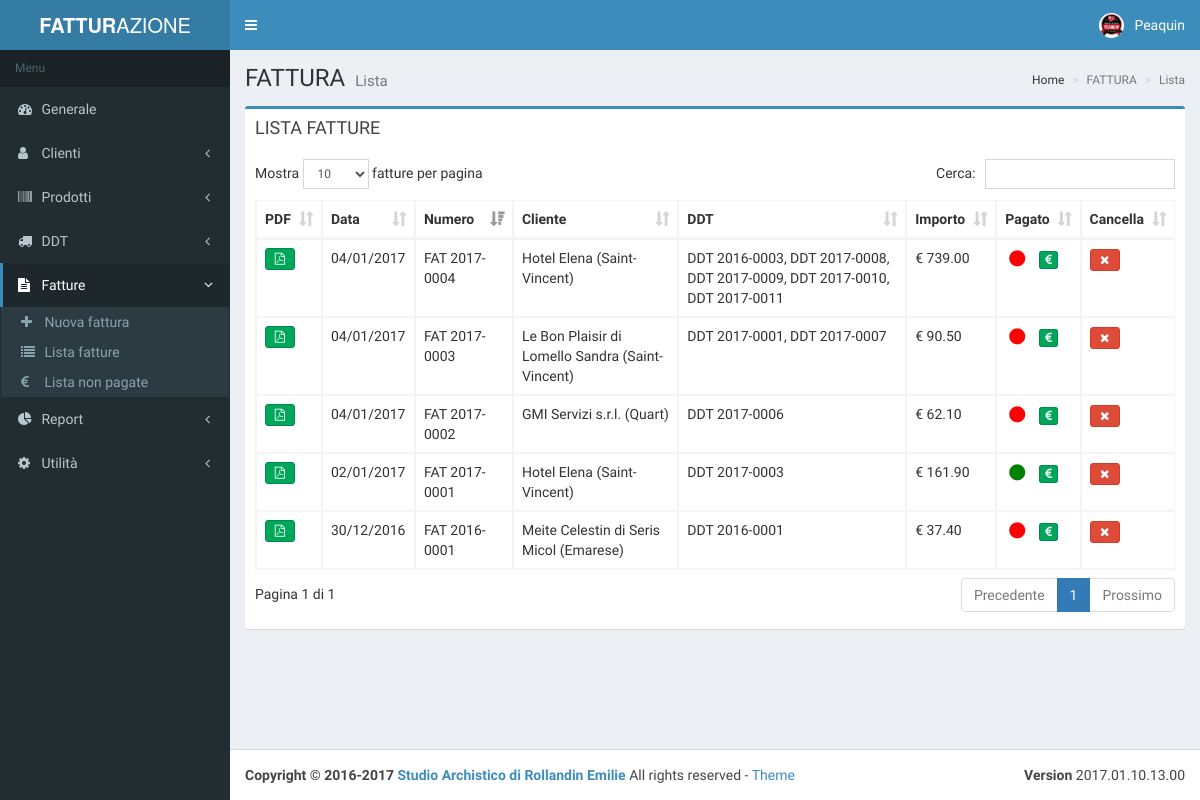
/fatturalista.php, run on an earlier commit of the app's database.
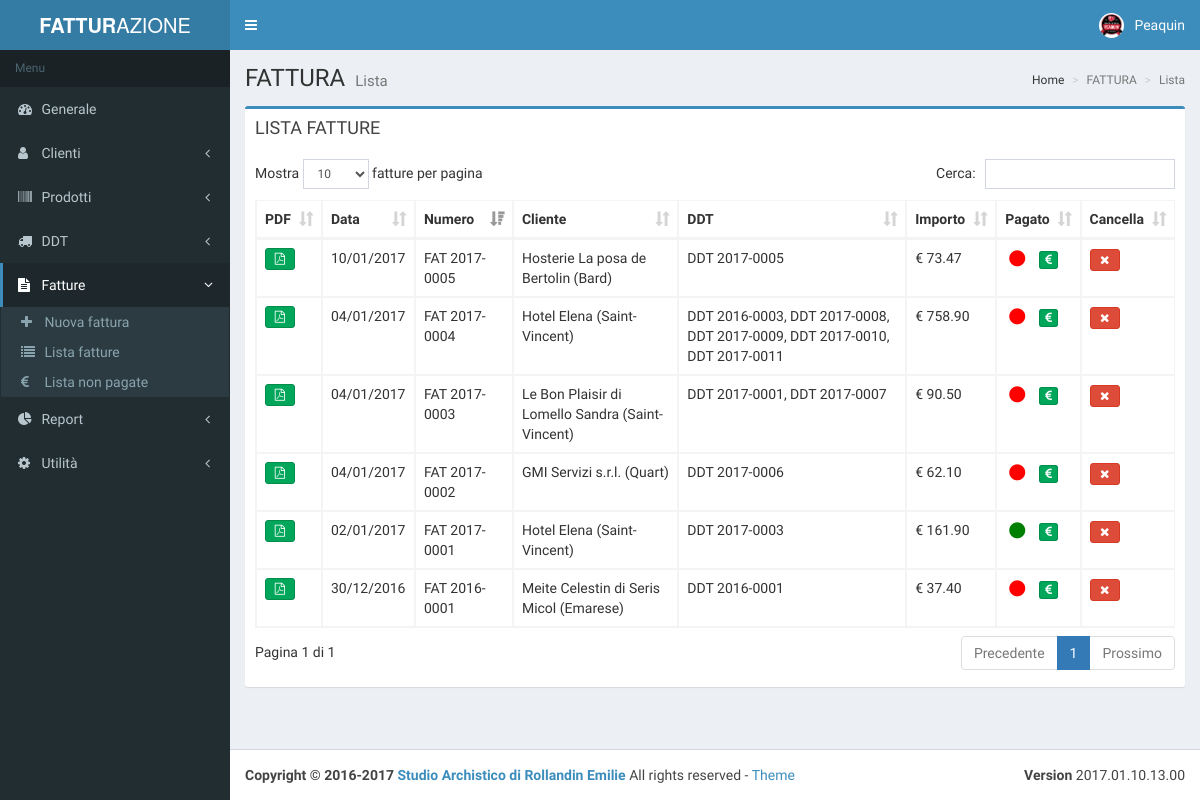
And on a later commit of the database.
### tables this page shows
CREATE TABLE `fattura` (
  `fat_id` int(11) NOT NULL,
  `fat_numero` int(11) NOT NULL,
  `fat_anno` int(11) NOT NULL,
  `fat_data` date NOT NULL,
  `fat_fkcliente` int(11) NOT NULL,
  `fat_pagata` tinyint(1) NOT NULL DEFAULT '0',
  `fat_annullata` tinyint(1) NOT NULL DEFAULT '0'
);

CREATE TABLE `cliente` (
  `cli_id` int(11) NOT NULL,
  `cli_denominazione` varchar(255) NOT NULL,
  `cli_indirizzo` varchar(255) NOT NULL,
  `cli_cap` varchar(50) NOT NULL,
  `cli_comune` varchar(255) NOT NULL,
  `cli_telefono` varchar(100) DEFAULT NULL,
  `cli_fax` varchar(100) DEFAULT NULL,
  `cli_email` varchar(255) DEFAULT NULL,
  `cli_piva` varchar(255) NOT NULL,
  `cli_vecchio` tinyint(1) NOT NULL DEFAULT '0'
);

CREATE TABLE `ddt` (
  `ddt_id` int(11) NOT NULL,
  `ddt_numero` int(11) NOT NULL,
  `ddt_anno` int(11) NOT NULL,
  `ddt_data` date NOT NULL,
  `ddt_fkcliente` int(11) NOT NULL,
  `ddt_destinazione` varchar(255) DEFAULT NULL,
  `ddt_causale` varchar(50) NOT NULL,
  `ddt_trasporto` varchar(50) NOT NULL,
  `ddt_aspetto` varchar(50) NOT NULL,
  `ddt_colli` varchar(50) NOT NULL,
  `ddt_ritiro` date DEFAULT NULL,
  `ddt_scontrino` varchar(50) NOT NULL,
  `ddt_importo` decimal(10,2) NOT NULL,
  `ddt_fatturazioneelettronica` tinyint(1) NOT NULL DEFAULT '0',
  `ddt_pagato` tinyint(1) NOT NULL DEFAULT '0',
  `ddt_fkfattura` int(11) DEFAULT NULL,
  `ddt_annullato` tinyint(1) NOT NULL DEFAULT '0'
);

### php/fattura.php (the view, shortened to what this page needs)
<?php
function FATTabella() {
    try {
        include 'config.php';
        $db = new PDO("mysql:host=" . $dbhost . ";dbname=" . $dbname, $dbuser, $dbpswd);
        $db->setAttribute(PDO::ATTR_ERRMODE, PDO::ERRMODE_WARNING);
        $db->setAttribute(PDO::ATTR_DEFAULT_FETCH_MODE, PDO::FETCH_OBJ);
        $db->setAttribute(PDO::MYSQL_ATTR_INIT_COMMAND, 'SET NAMES UTF8');
        $result = $db->query('SELECT fattura.*, cliente.* FROM fattura INNER JOIN cliente ON fattura.fat_fkcliente = cliente.cli_id WHERE fattura.fat_annullata = 0 ORDER BY fattura.fat_numero ASC');
        print "<table id='fattabella' class='table table-bordered table-hover'>";
        print "<thead><tr>";
        print "<th>PDF</th><th>Data</th><th>Numero</th><th>Cliente</th><th>DDT</th><th>Importo</th><th>Pagato</th><th>Cancella</th>";
        print "</tr></thead><tbody>";
        foreach ($result as $row) {
            $row = get_object_vars($row);
            $numero_padded = sprintf("%04d", $row['fat_numero']);
            $dataEmissione = DateTime::createFromFormat('Y-m-d', $row['fat_data'])->format('d/m/Y');
            print "<tr>";
            print "<td>";
            print "<a class='btn btn-xs btn-success' href='fatturapdf.php?fat_id=".$row['fat_id']."' role='button' style='width: 30px; margin-bottom: 3px' target='_blank'><i class = 'fa fa-file-pdf-o'></i></a>";
            print "</td>";
            print "<td>$dataEmissione</td>";
            print "<td> FAT ".$row['fat_anno']."-".$numero_padded."</td>";
            if($row['cli_comune']) {
                 print "<td>".$row['cli_denominazione']." (".$row['cli_comune'].")</td>";
            } else {
                 print "<td>".$row['cli_denominazione']."</td>";
            }
            $importo = 0;
            $listaDDT = "";
            $resultDDT = $db->query("SELECT * FROM ddt WHERE ddt.ddt_fkfattura = ".$row['fat_id']);
            foreach ($resultDDT as $rowddt) {
                $rowddt = get_object_vars($rowddt);
                $importo += $rowddt['ddt_importo'];
                $numeroDDT = sprintf("%04d", $rowddt['ddt_numero']);
                if(empty($listaDDT)){
                    $listaDDT = "DDT ".$rowddt['ddt_anno']."-".$numeroDDT;
                } else {
                    $listaDDT .= ", DDT ".$rowddt['ddt_anno']."-".$numeroDDT;
                }
            }
            print "<td>".$listaDDT."</td>";
            print "<td>&euro; " . number_format($importo, 2, '.', '') . "</td>";
            print "<td>";
            print "<div class='icone-unite'>";
            if($row['fat_pagata']) {
                print "<i class = 'fa fa-fw fa-circle fa-lg' style = 'color:green'></i>";
            } else {
                print "<i class = 'fa fa-fw fa-circle fa-lg' style = 'color:red'></i>";
            }
            print "<a class='inlinea btn btn-xs btn-success' href='fatturapagata.php?fat_id=".$row['fat_id']."' role='button' style='width: 30px; margin-left: 10px;'><i class = 'fa fa-euro'></i></a>";
            print "</div>";
            print "</td>";
            print "<td>";
            print "<a class='btn btn-xs btn-danger' href='fatturacancella.php?fat_id=".$row['fat_id']."' role='button' style='width: 30px'><i class = 'fa fa-remove'></i></a>";
            print "</td>";
            print "</tr>";
        }
        print "</tbody></table>";
    } catch (PDOException $e) {
        throw new PDOException("Error  : " . $e->getMessage());
    }
}

What changed in the data, as far as the page shows it:
computed for fattura (number 5 of 6 on the later page): importo "739.00" → "758.90"
added fattura: fat_data "10/01/2017", fat_anno "2017", fat_numero "0005", cliente.cli_denominazione "Hosterie La posa de Bertolin", cliente.cli_comune "Bard", ddt.ddt_anno+ddt_numero "DDT 2017-0005", importo "73.47", fat_pagata 0 (drawn)
